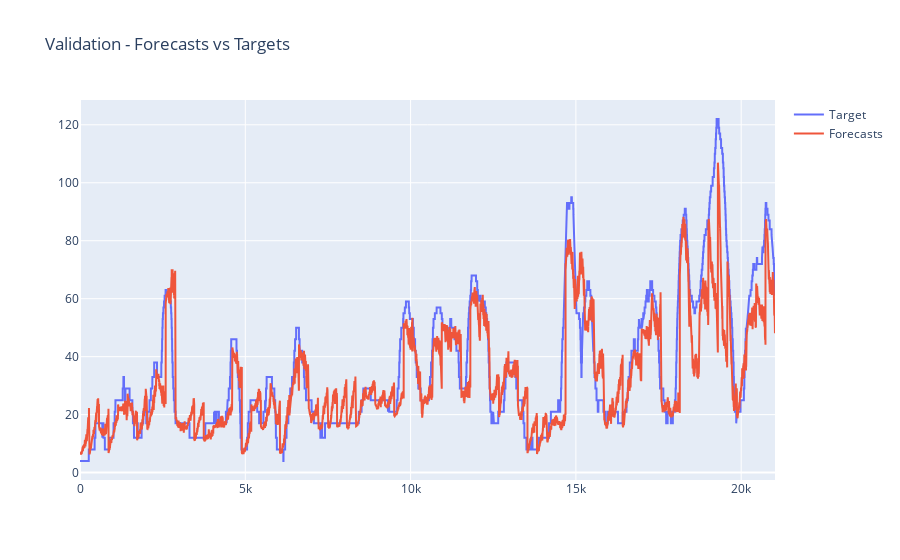

Notebook cell for this chart:
### Code cell
y_pred = np.reshape(pred_1, ( len(pred_1) * len(pred_1[0])))
y_test_1 = np.reshape(test_1, (len(test_1) * len(test_1[0])))

print(y_pred)
print(y_test_1)

fig_val = go.Figure()

fig_val.add_trace(
    go.Scatter( y = list(y_test_1), name = 'Target'))

fig_val.add_trace(
     go.Scatter( y = list(y_pred), name = 'Forecasts'))

fig_val.update_layout( title_text = "Validation - Forecasts vs Targets")

### Figure 1 — Plotly figure (JSON) as saved in the notebook; plotly's stock layout.template omitted (floating-point values rounded to 4 significant figures; data arrays with more than 128 entries replaced by an {"elided": "..."} marker saying what was removed)
{"data": [{"name": "Target", "type": "scatter", "y": {"elided": "21024 int values"}}, {"name": "Forecasts", "type": "scatter", "y": {"elided": "21024 float values"}}], "layout": {"title": {"text": "Validation - Forecasts vs Targets"}}}
